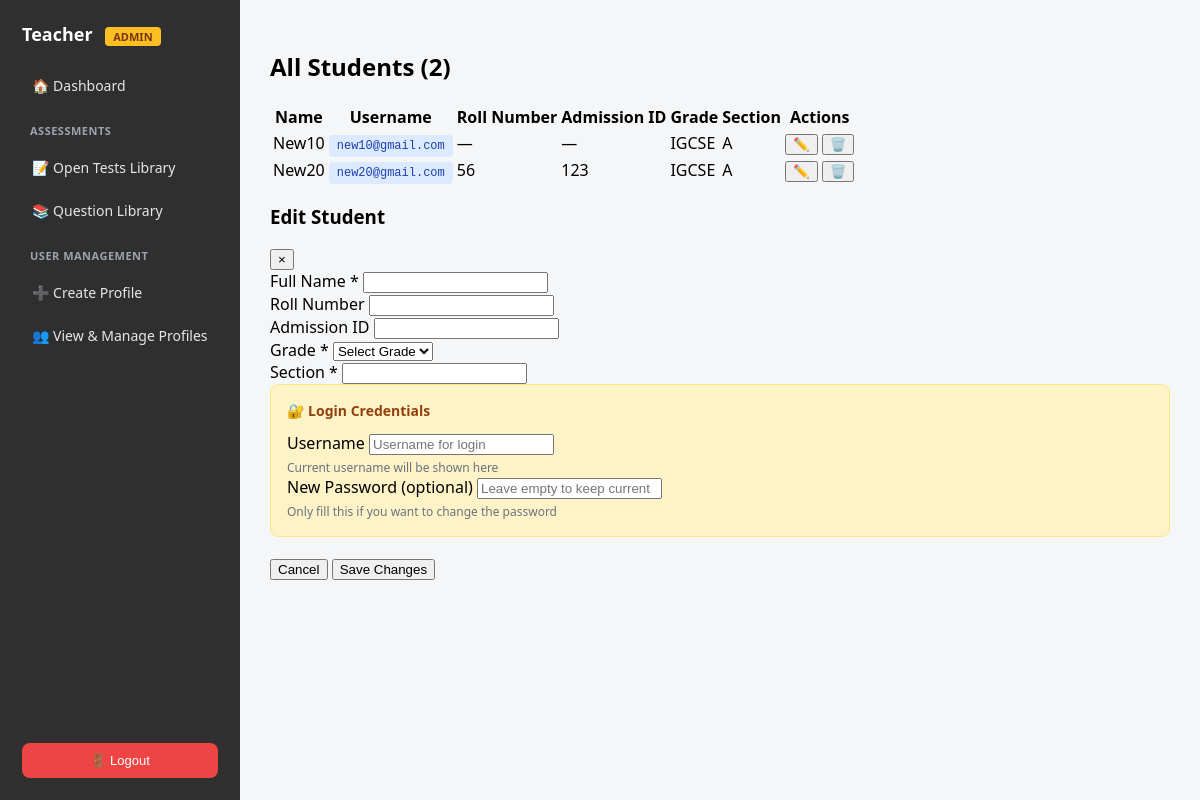
/teacher/students/ (signed in), run on the app's committed database.
### core/models.py (models this page shows, shortened)
class Student(models.Model):
    full_name = models.CharField(max_length=200)
    roll_number = models.CharField(max_length=50, blank=True)
    admission_id = models.CharField(max_length=50, blank=True)
    grade = models.ForeignKey(Grade, on_delete=models.CASCADE)
    section = models.CharField(max_length=10)  # A, B, C
    school = models.ForeignKey(School, on_delete=models.CASCADE, null=True, blank=True)
    user = models.OneToOneField(
        User,
        on_delete=models.SET_NULL,
        null=True,
        blank=True,
        related_name='student_profile'
    )
    created_by = models.ForeignKey(User, on_delete=models.CASCADE, related_name='students_created')
    created_at = models.DateTimeField(auto_now_add=True)
    class Meta:
        unique_together = ("grade", "section", "roll_number", "school")
        ordering = ["school", "grade", "section", "roll_number"]

class Grade(models.Model):
    name = models.CharField(max_length=50)
    class Meta:
        ordering = ["name"]
        verbose_name = "Grade"
        verbose_name_plural = "Grades"

### core/views.py (the view)
# urls.py: path("teacher/students/", views.students_list, name="students_list"),
@login_required
def students_list(request):
    school = get_user_school(request.user)
    students = Student.objects.filter(school=school)
    return render(request, "teacher/students/students_list.html", {
        "students": students,
        "school": school
    })

### core/views.py (called while the page is built)
def get_user_school(user):
    try:
        return user.profile.school
    except:
        return None

### core/templates/teacher/students/students_list.html (shortened to what this page needs)
{% extends "teacher/teacher_base.html" %}
{% block content %}
<div class="students-container">
  <div class="students-table-container">
    <div class="table-header">
      <h2>All Students ({{ students|length }})</h2>
    </div>
    {% if students %}
      <table class="students-table">
        <thead>
          <tr>
            <th>Name</th>
            <th>Username</th>
            <th>Roll Number</th>
            <th>Admission ID</th>
            <th>Grade</th>
            <th>Section</th>
            <th>Actions</th>
          </tr>
        </thead>
        <tbody id="studentsTableBody">
          {% for student in students %}
            <tr data-student-id="{{ student.id }}">
              <td>
                <span class="student-name">{{ student.full_name }}</span>
              </td>
              <td>
                {% if student.user %}
                  <span class="username-badge">{{ student.user.username }}</span>
                {% else %}
                  <span style="color: #9ca3af;">No account</span>
                {% endif %}
              </td>
              <td>{{ student.roll_number|default:"—" }}</td>
              <td>{{ student.admission_id|default:"—" }}</td>
              <td>
                <span class="badge badge-grade">{{ student.grade.name }}</span>
              </td>
              <td>
                <span class="badge badge-section">{{ student.section }}</span>
              </td>
              <td>
                <div class="action-buttons">
                  <button class="icon-btn" onclick="editStudent({{ student.id }})" title="Edit">
                    ✏️
                  </button>
                  <button class="icon-btn delete" onclick="deleteStudent({{ student.id }})" title="Delete">
                    🗑️
                  </button>
                </div>
              </td>
            </tr>
          {% endfor %}
        </tbody>
      </table>
    {% endif %}
  </div>
</div>
<div class="modal" id="editModal">
  <div class="modal-content">
    <div class="modal-header">
      <h3>Edit Student</h3>
      <button type="button" class="close-btn" onclick="closeEditModal()">×</button>
    </div>
    <form id="editStudentForm">
      <div class="form-group">
        <label>Full Name *</label>
        <input type="text" id="editFullName" required>
      </div>
      <div class="form-group">
        <label>Roll Number</label>
        <input type="text" id="editRollNumber">
      </div>
      <div class="form-group">
        <label>Admission ID</label>
        <input type="text" id="editAdmissionId">
      </div>
      <div class="form-group">
        <label>Grade *</label>
        <select id="editGrade" required>
          <option value="">Select Grade</option>
        </select>
      </div>
      <div class="form-group">
        <label>Section *</label>
        <input type="text" id="editSection" required>
      </div>
      <div class="credentials-section">
        <h4>🔐 Login Credentials</h4>
        <div class="form-group">
          <label>Username</label>
          <input type="text" id="editUsername" placeholder="Username for login">
          <small style="color: #6b7280; font-size: 12px; display: block; margin-top: 4px;">
            Current username will be shown here
          </small>
        </div>
        <div class="form-group">
          <label>New Password (optional)</label>
          <input type="password" id="editPassword" placeholder="Leave empty to keep current">
          <small style="color: #6b7280; font-size: 12px; display: block; margin-top: 4px;">
            Only fill this if you want to change the password
          </small>
        </div>
      </div>
      <div class="modal-actions">
        <button type="button" class="btn secondary" onclick="closeEditModal()">
          Cancel
        </button>
        <button type="submit" class="btn primary">
          Save Changes
        </button>
      </div>
    </form>
  </div>
</div>
{% endblock %}

### core/templates/teacher/teacher_base.html (style rules this page uses)
body { margin: 0; font-family: system-ui, -apple-system, BlinkMacSystemFont; background: #f4f6f8; }

### core/templates/teacher/students/students_list.html (style rules this page uses)
.username-badge { background: #dbeafe; color: #1e40af; padding: 4px 8px; border-radius: 4px; font-size: 12px; font-weight: 500; font-family: monospace; }
.credentials-section { background: #fef3c7; border-radius: 8px; padding: 16px; margin-bottom: 20px; border: 1px solid #fde68a; }
.credentials-section h4 { margin: 0 0 12px 0; color: #92400e; font-size: 14px; display: flex; align-items: center; gap: 6px; }

### data on the page
Student: full_name "New10", user.username "new10@gmail.com", roll_number "—", admission_id "—", grade.name "IGCSE", section "A"
Student: full_name "New20", user.username "new20@gmail.com", roll_number "56", admission_id "123", grade.name "IGCSE", section "A"

### other printed values
{{ students|length }} "2"
